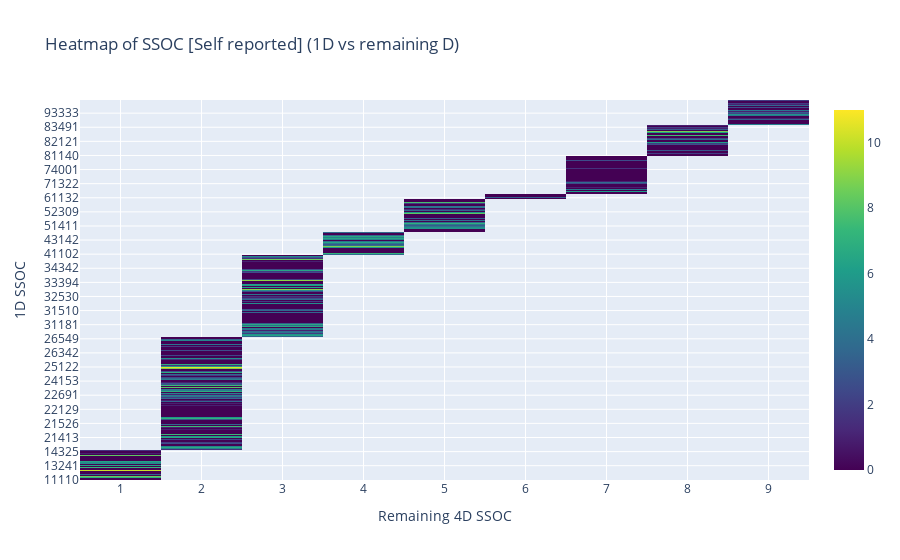

The notebook cell saved with this chart:
### Markdown cell above
Observe that the self reported SSOCS also have missing values as well. Therefore, thre is a need to find alternatives to fill up these missing values.

### Code cell
layout4 = go.Layout(
    title = 'Heatmap of SSOC [Self reported] (1D vs remaining D)',
    yaxis = dict(
        title = '1D SSOC'
    ),
    xaxis = dict(
        title = 'Remaining 4D SSOC'
    )
)

trace4 = go.Heatmap(
    z = SSOC_2020_counts.Log_Reported_Count,
    y = SSOC_2020_counts['SSOC 2020'],
    x = SSOC_2020_counts['1D'],
    customdata = SSOC_2020_counts.Reported_Count,
    hovertemplate='1D SSOC: %{x}<br>Remaining 4D SSOC: %{y}<br>Count: %{customdata}<extra></extra>',
    colorscale='Viridis'
)

fig4 = go.Figure(data = [trace4], layout = layout4)
py.offline.iplot(fig4)

### Figure 1 — Plotly figure (JSON) as saved in the notebook; plotly's stock layout.template omitted (floating-point values rounded to 4 significant figures; data arrays with more than 128 entries replaced by an {"elided": "..."} marker saying what was removed)
{"data": [{"colorscale": [[0, "#440154"], [0.1111, "#482878"], [0.2222, "#3e4989"], [0.3333, "#31688e"], [0.4444, "#26828e"], [0.5556, "#1f9e89"], [0.6667, "#35b779"], [0.7778, "#6ece58"], [0.8889, "#b5de2b"], [1, "#fde725"]], "customdata": {"elided": "997 int values"}, "hovertemplate": "1D SSOC: %{x}<br>Remaining 4D SSOC: %{y}<br>Count: %{customdata}<extra></extra>", "type": "heatmap", "x": {"elided": "997 str values"}, "y": {"elided": "997 str values"}, "z": {"elided": "997 float values"}}], "layout": {"autosize": true, "title": {"text": "Heatmap of SSOC [Self reported] (1D vs remaining D)"}, "xaxis": {"autorange": true, "range": [-0.5, 8.5], "title": {"text": "Remaining 4D SSOC"}, "type": "category"}, "yaxis": {"autorange": true, "range": [-0.5, 996.5], "title": {"text": "1D SSOC"}, "type": "category"}}}
